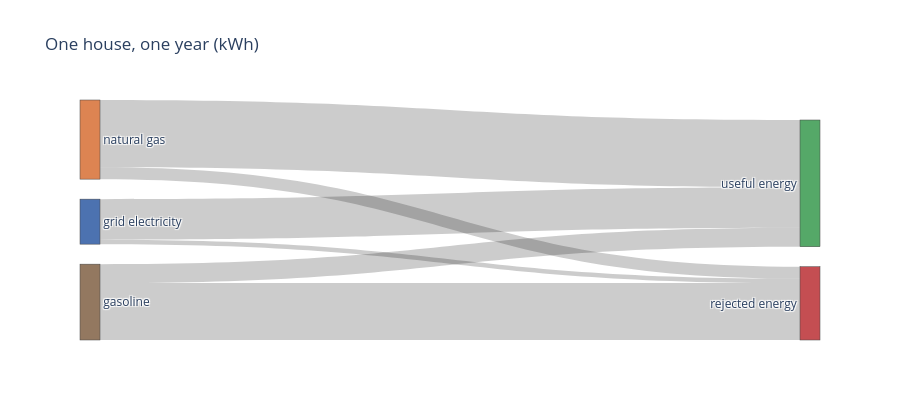

Notebook source saved alongside this figure:
### Markdown cell above
---
## 5. Draw it

Widths come from the numbers above. Nothing is drawn by hand.

### Code cell
labels = list(flows['source']) + ['useful energy', 'rejected energy']
i_useful, i_rejected = len(flows), len(flows) + 1

source_idx, target_idx, value = [], [], []
for i, row in flows.iterrows():
    source_idx += [i, i]
    target_idx += [i_useful, i_rejected]
    value += [row['useful'], row['rejected']]

fig = go.Figure(go.Sankey(
    node=dict(label=labels, pad=20, thickness=20,
              color=['#4C72B0', '#DD8452', '#937860', '#55A868', '#C44E52']),
    link=dict(source=source_idx, target=target_idx, value=value),
))
fig.update_layout(title_text='One house, one year (kWh)',
                  font_size=12, height=420)
fig.show()

### Figure 1 — Plotly figure (JSON) as saved in the notebook; plotly's stock layout.template omitted (floating-point values rounded to 4 significant figures)
{"data": [{"link": {"source": [0, 0, 1, 1, 2, 2], "target": [3, 4, 3, 4, 3, 4], "value": [9000.0, 1000.0, 14940.0, 2637.0, 4212.0, 12640.0]}, "node": {"color": ["#4C72B0", "#DD8452", "#937860", "#55A868", "#C44E52"], "label": ["grid electricity", "natural gas", "gasoline", "useful energy", "rejected energy"], "pad": 20, "thickness": 20}, "type": "sankey"}], "layout": {"font": {"size": 12}, "height": 420, "title": {"text": "One house, one year (kWh)"}}}
